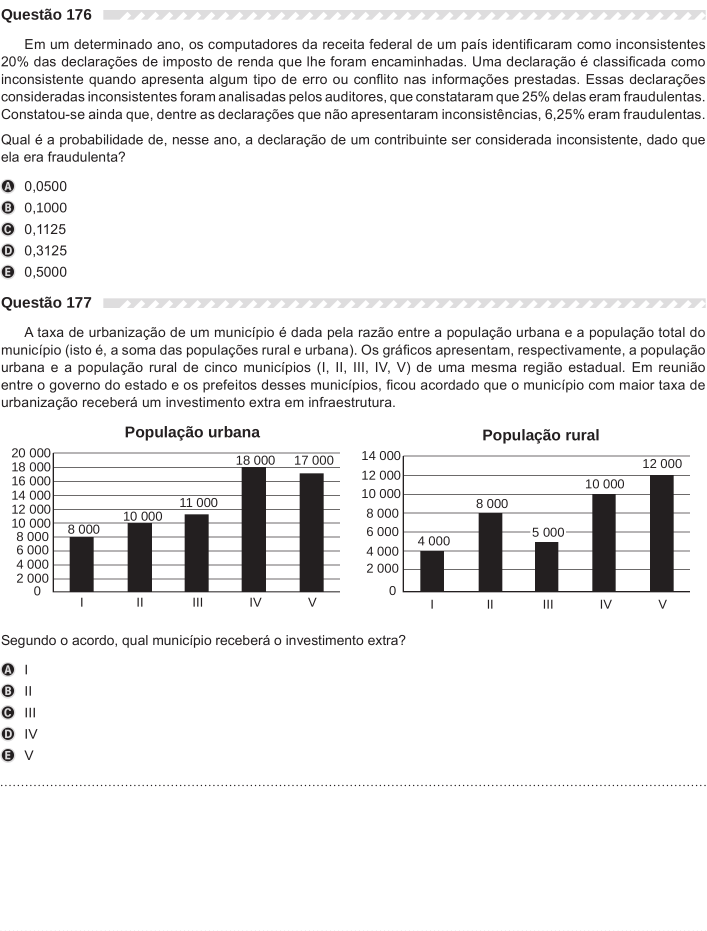
#> input picture 7Passo-DividirPeloPadraoVisual/inteiras/pagina_enem_30.png, 2121 x 2792 px (shown at 1/3 size)
$ python recorteint.py
#> lines starting #> are read from the running program, lines starting #| are printed output that depends on the picture
from PIL import Image
import os

def cor_valida(pixel_rgb, cor_alvo, tolerancia=10):
    """
    Verifica se o pixel está dentro da tolerância de cor RGB (0-255).
    """
    return all(abs(c_pix - c_alvo) <= tolerancia for c_pix, c_alvo in zip(pixel_rgb[:3], cor_alvo))

def validar_faixa(pixels, x, y_inicio, altura_max, cor_alvo, min_px, max_px):
    """
    Verifica se existe uma sequência vertical contínua da cor especificada.
    Retorna a altura da faixa encontrada ou 0 se for inválida.
    """
    altura = 0
    y = y_inicio
    while y < altura_max and cor_valida(pixels[x, y], cor_alvo):
        altura += 1
        y += 1
        if altura > max_px:
            break

    if min_px <= altura <= max_px:
        return altura
    return 0

def encontrar_padrao_vertical(imagem):
    """
    Percorre a coluna x=315 procurando pelo padrão vertical especifico com margem de erro.
    """
    largura, altura = imagem.size
    pixels = imagem.load()

    x_alvo = 315
    if x_alvo >= largura:
        print(f"Erro: A imagem possui largura de {largura}px, mas a coluna {x_alvo} foi solicitada.")
        return []

    # Cores RGB 0-255 do padrão
    COR_BRANCO = (255, 255, 255)
    COR_CINZA = (222, 221, 222)

    posicoes_corte = []
    y = 0

    while y < altura - 35:
        # Faixa 1: ~1 px branco (Margem: 1 ± 2 => 0 a 3 px)
        h1 = validar_faixa(pixels, x_alvo, y, altura, COR_BRANCO, min_px=0, max_px=3)

        # Se encontrou a faixa 1 (ou se ela tiver 0 px dentro da margem aceita)
        if h1 >= 0:
            y_f2 = y + h1
            # Faixa 2: ~29 px cinza (Margem: 29 ± 2 => 27 a 31 px)
            h2 = validar_faixa(pixels, x_alvo, y_f2, altura, COR_CINZA, min_px=27, max_px=31)

            if h2 > 0:
                y_f3 = y_f2 + h2
                # Faixa 3: ~1 px branco (Margem: 1 ± 2 => 0 a 3 px)
                h3 = validar_faixa(pixels, x_alvo, y_f3, altura, COR_BRANCO, min_px=0, max_px=3)

                if h3 >= 0:
                    # Padrão confirmado! Corta 6 pixels acima do início da faixa
                    posicao_corte = max(0, y - 6)
                    posicoes_corte.append(posicao_corte)

                    tamanho_total_padrao = h1 + h2 + h3
                    print(f"Padrão encontrado em y={y} (H1:{h1}px, H2:{h2}px, H3:{h3}px). Cortando em y={posicao_corte}")

                    # Avança o ponteiro y para além do padrão atual
                    y += max(1, tamanho_total_padrao)
                    continue

        y += 1

    return posicoes_corte

def dividir_imagem_por_faixas(caminho_imagem, pasta_saida):
    """
    Divide a imagem nas posições de corte identificadas.
    """
#> called with caminho_imagem = './inteiras/pagina_enem_30.png', pasta_saida = 'pg30'
    imagem = Image.open(caminho_imagem)
#> imagem is the input picture: PIL image 2121x2792 RGB; mean R, G, B 237.3, 236.9, 237
    largura, altura = imagem.size

    print(f"Imagem carregada: {largura}x{altura} pixels")
#| Imagem carregada: 2121x2792 pixels

    posicoes_corte = encontrar_padrao_vertical(imagem)
#> the loop in encontrar_padrao_vertical, `while y < altura - 35:` made 2695 passes
#> (h1, y_f2, h2, y_f3, h3, tamanho_total_padrao) on pass 28: (3, 30, 29, 59, 0, 32)
#> (printed output is left out)
#> after the loop in encontrar_padrao_vertical, `while y < altura - 35:`: posicoes_corte = [21, 886]; y = 2757
#> posicoes_corte = [21, 886]

    if not posicoes_corte:
        print("Nenhum padrão correspondente foi encontrado na coluna 315!")
        return

    os.makedirs(pasta_saida, exist_ok=True)

    posicao_anterior = 0

    for i, posicao_corte in enumerate(posicoes_corte):
        if posicao_corte <= posicao_anterior:
            continue

        # Corta a seção até o início do corte atual
        area_corte = (0, posicao_anterior, largura, posicao_corte)
        secao = imagem.crop(area_corte)

        nome_arquivo = f"parte_{i+1:03d}.png"
        caminho_completo = os.path.join(pasta_saida, nome_arquivo)
        secao.save(caminho_completo)
        print(f"Salvo: {caminho_completo} ({secao.width}x{secao.height}px)")

        # A próxima parte se inicia exatamente no ponto de corte anterior para manter os 6px
        posicao_anterior = posicao_corte
#> this loop made 2 passes
#> (posicao_corte, area_corte, nome_arquivo, posicao_anterior) on passes 1 to 2: (21, (0, 0, 2121, 21), 'parte_001.png', 21), (886, (0, 21, 2121, 886), 'parte_002.png', 886)
#> (printed output is left out)
#> pass 2, in dividir_imagem_por_faixas, `secao = imagem.crop(area_corte)`:
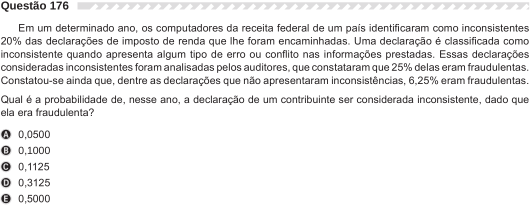
#> secao: PIL image 2121x865 RGB (shown at 1/4 size); mean R, G, B 239.6, 239.3, 239.4

    # Salva a parte restante final
    if posicao_anterior < altura:
        area_corte = (0, posicao_anterior, largura, altura)
#> area_corte = (0, 886, 2121, 2792)
        secao = imagem.crop(area_corte)
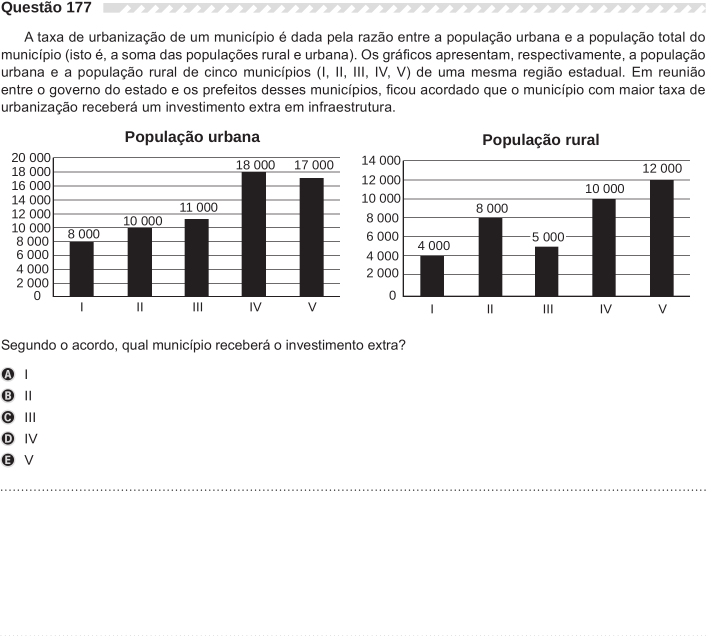
#> secao: PIL image 2121x1906 RGB (shown at 1/3 size); mean R, G, B 236, 235.6, 235.7

        nome_arquivo = f"parte_{len(posicoes_corte)+1:03d}.png"
#> nome_arquivo = 'parte_003.png'
        caminho_completo = os.path.join(pasta_saida, nome_arquivo)
        secao.save(caminho_completo)
        print(f"Salvo: {caminho_completo} ({secao.width}x{secao.height}px)")
#| Salvo: pg30/parte_003.png (2121x1906px)

if __name__ == "__main__":
    caminho_imagem = "./inteiras/pagina_enem_30.png"  # Atualize para o nome da sua imagem
    pasta_saida = "pg30"                       # Atualize para o nome da pasta de saída

    dividir_imagem_por_faixas(caminho_imagem, pasta_saida)
    print("Divisão concluída!")

$ run again, with 7Passo-DividirPeloPadraoVisual/inteiras/pagina_enem_13.png copied over 7Passo-DividirPeloPadraoVisual/inteiras/pagina_enem_30.png
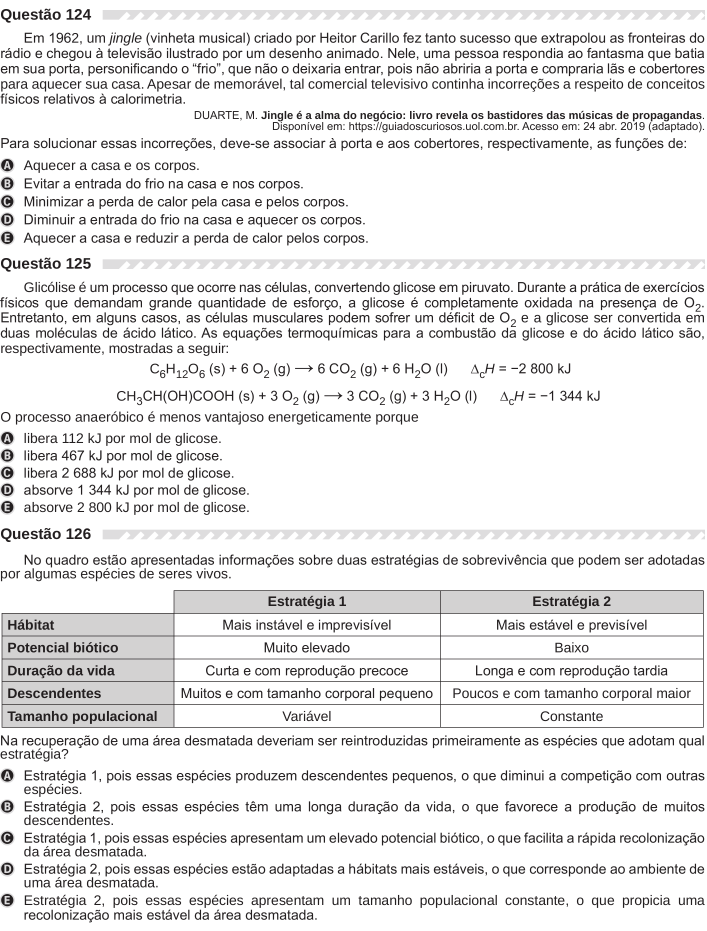
#> input picture 7Passo-DividirPeloPadraoVisual/inteiras/pagina_enem_13.png, 2121 x 2792 px (shown at 1/3 size)
#> in dividir_imagem_por_faixas, imagem is the input picture: PIL image 2121x2792 RGB; mean R, G, B 232.3, 231.9, 232
#| Imagem carregada: 2121x2792 pixels
#> the loop in encontrar_padrao_vertical, `while y < altura - 35:` made 2664 passes
#> (h1, y_f2, h2, y_f3, h3, tamanho_total_padrao) on pass 28: (3, 30, 29, 59, 0, 32)
#> (printed output is left out)
#> after the loop in encontrar_padrao_vertical, `while y < altura - 35:`: posicoes_corte = [21, 769, 1580]; y = 2757
#> in dividir_imagem_por_faixas, `posicoes_corte = encontrar_padrao_vertical(imagem)`: posicoes_corte = [21, 769, 1580]
#> the loop in dividir_imagem_por_faixas, `for i, posicao_corte in enumerate(posicoes_corte):` made 3 passes
#> (posicao_corte, area_corte, nome_arquivo, posicao_anterior) on passes 1 to 3: (21, (0, 0, 2121, 21), 'parte_001.png', 21), (769, (0, 21, 2121, 769), 'parte_002.png', 769), (1580, (0, 769, 2121, 1580), 'parte_003.png', 1580)
#> (printed output is left out)
#> pass 3, in dividir_imagem_por_faixas, `secao = imagem.crop(area_corte)`:
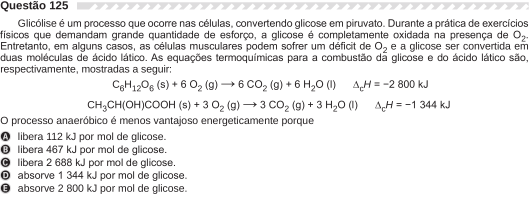
#> secao: PIL image 2121x811 RGB (shown at 1/4 size); mean R, G, B 236.6, 236.3, 236.4
#> in dividir_imagem_por_faixas, `area_corte = (0, posicao_anterior, largura, altura)`: area_corte = (0, 1580, 2121, 2792)
#> in dividir_imagem_por_faixas, `secao = imagem.crop(area_corte)`:
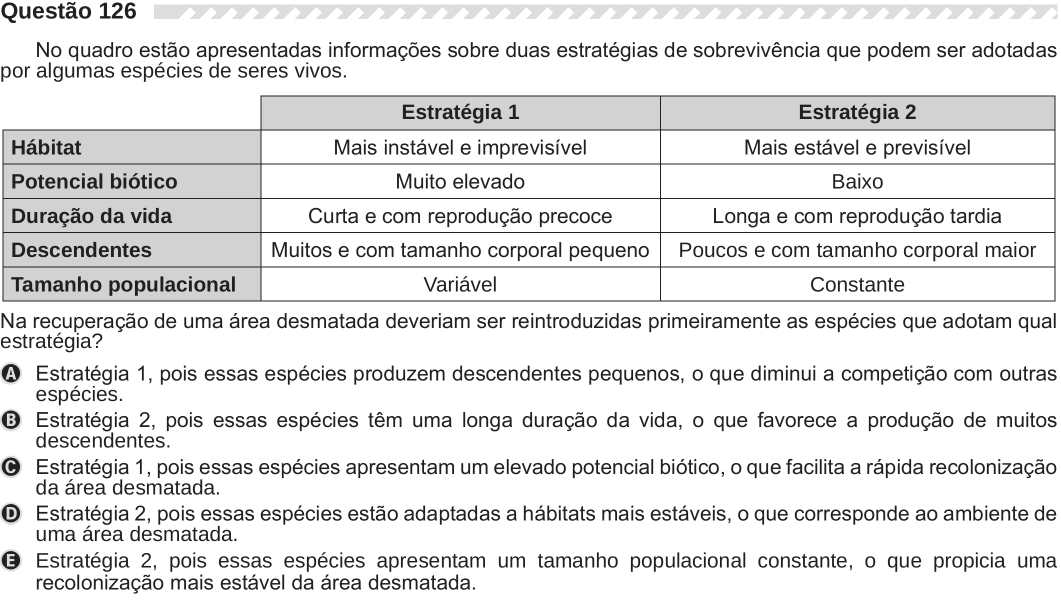
#> secao: PIL image 2121x1212 RGB (shown at 1/2 size); mean R, G, B 229, 228.5, 228.6
#> in dividir_imagem_por_faixas, `nome_arquivo = f"parte_{len(posicoes_corte)+1:03d}.png"`: nome_arquivo = 'parte_004.png'
#| Salvo: pg30/parte_004.png (2121x1212px)

$ run again, with 7Passo-DividirPeloPadraoVisual/inteiras/pagina_enem_14.png copied over 7Passo-DividirPeloPadraoVisual/inteiras/pagina_enem_30.png
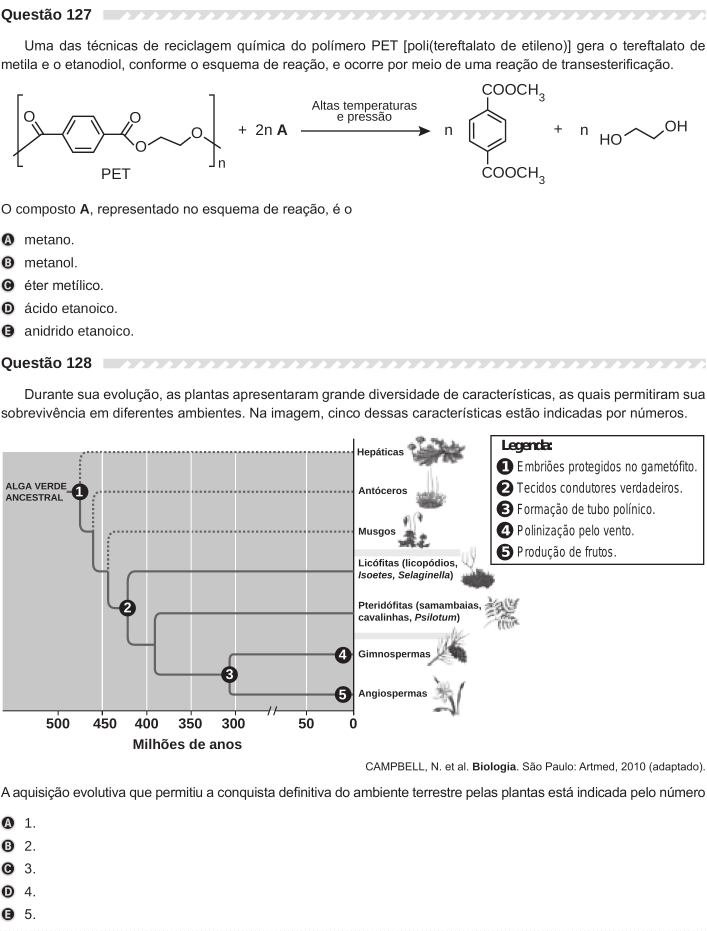
#> input picture 7Passo-DividirPeloPadraoVisual/inteiras/pagina_enem_14.png, 2121 x 2792 px (shown at 1/3 size)
#> in dividir_imagem_por_faixas, imagem is the input picture: PIL image 2121x2792 RGB; mean R, G, B 237.2, 236.8, 236.9
#| Imagem carregada: 2121x2792 pixels
#> the loop in encontrar_padrao_vertical, `while y < altura - 35:` made 2695 passes
#> (h1, y_f2, h2, y_f3, h3, tamanho_total_padrao) on pass 28: (3, 30, 29, 59, 0, 32)
#> (printed output is left out)
#> after the loop in encontrar_padrao_vertical, `while y < altura - 35:`: posicoes_corte = [21, 1067]; y = 2757
#> in dividir_imagem_por_faixas, `posicoes_corte = encontrar_padrao_vertical(imagem)`: posicoes_corte = [21, 1067]
#> the loop in dividir_imagem_por_faixas, `for i, posicao_corte in enumerate(posicoes_corte):` made 2 passes
#> (posicao_corte, area_corte, nome_arquivo, posicao_anterior) on passes 1 to 2: (21, (0, 0, 2121, 21), 'parte_001.png', 21), (1067, (0, 21, 2121, 1067), 'parte_002.png', 1067)
#> (printed output is left out)
#> pass 2, in dividir_imagem_por_faixas, `secao = imagem.crop(area_corte)`:
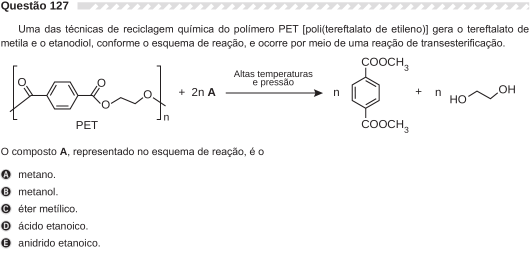
#> secao: PIL image 2121x1046 RGB (shown at 1/4 size); mean R, G, B 246, 245.8, 245.9
#> in dividir_imagem_por_faixas, `area_corte = (0, posicao_anterior, largura, altura)`: area_corte = (0, 1067, 2121, 2792)
#> in dividir_imagem_por_faixas, `secao = imagem.crop(area_corte)`:
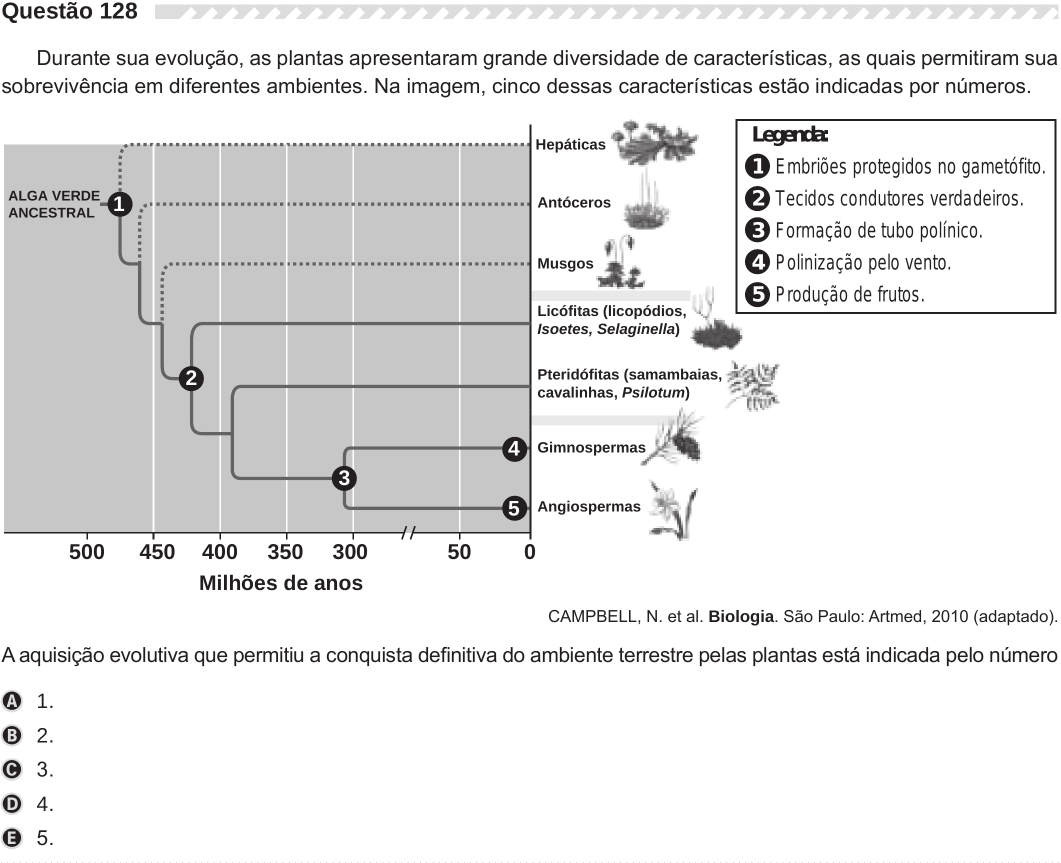
#> secao: PIL image 2121x1725 RGB (shown at 1/2 size); mean R, G, B 231.6, 231.2, 231.2
#> in dividir_imagem_por_faixas, `nome_arquivo = f"parte_{len(posicoes_corte)+1:03d}.png"`: nome_arquivo = 'parte_003.png'
#| Salvo: pg30/parte_003.png (2121x1725px)
